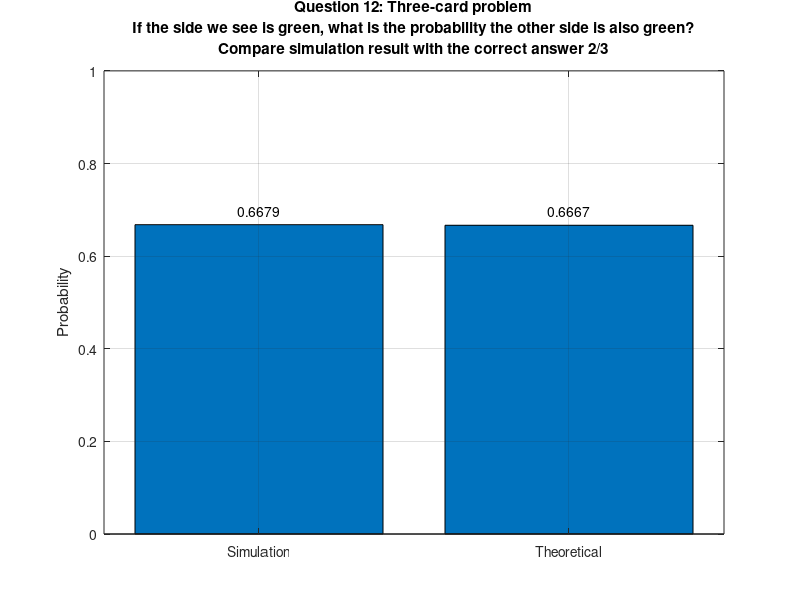

MATLAB code to generate this figure:
clc;
clear;
close all;

%% Question 12
% There are three cards:
% 1) GG  -> green on both sides
% 2) RR  -> red on both sides
% 3) GR  -> green on one side and red on the other
%
% A card is chosen at random and one side is seen at random.
% If the side we see is green, what is the probability that the other side is also green?

N = 100000;   % number of simulations

green_seen_count = 0;
other_green_count = 0;

for t = 1:N

    % Pick one card at random:
    % 1 = GG, 2 = RR, 3 = GR
    card = randi(3);

    % Randomly choose which side is seen
    side = randi(2);

    % Define the cards
    if card == 1
        % GG card
        sides = ['G', 'G'];
    elseif card == 2
        % RR card
        sides = ['R', 'R'];
    else
        % GR card
        sides = ['G', 'R'];
    end

    seen_side = sides(side);
    other_side = sides(3 - side);   % if side=1 -> 2, if side=2 -> 1

    % Condition on seeing green
    if seen_side == 'G'
        green_seen_count = green_seen_count + 1;

        if other_side == 'G'
            other_green_count = other_green_count + 1;
        end
    end
end

% Estimated conditional probability
p_est = other_green_count / green_seen_count;

% Theoretical probability
p_theory = 2/3;

%% Display results
fprintf('Question 12\n');
fprintf('--------------------------------------------------\n');
fprintf('Estimated P(other side is green | seen side is green) = %.6f\n', p_est);
fprintf('Theoretical probability                              = %.6f\n', p_theory);
fprintf('Difference                                           = %.6e\n', abs(p_est - p_theory));

%% Plot
vals = [p_est, p_theory];

figure;
bar(vals);
set(gca, 'XTick', [1 2]);
set(gca, 'XTickLabel', {'Simulation', 'Theoretical'});
ylabel('Probability');
ylim([0 1]);
grid on;

title({
    'Question 12: Three-card problem', ...
    'If the side we see is green, what is the probability the other side is also green?', ...
    'Compare simulation result with the correct answer 2/3'
});

text(1, vals(1)+0.03, sprintf('%.4f', vals(1)), 'HorizontalAlignment', 'center');
text(2, vals(2)+0.03, sprintf('%.4f', vals(2)), 'HorizontalAlignment', 'center');
